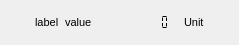
<?xml version="1.0" encoding="UTF-8"?>
<ui version="4.0">
 <class>Form</class>
 <widget class="QWidget" name="Form">
  <property name="geometry">
   <rect>
    <x>0</x>
    <y>0</y>
    <width>239</width>
    <height>43</height>
   </rect>
  </property>
  <property name="windowTitle">
   <string>Form</string>
  </property>
  <layout class="QGridLayout" name="gridLayout">
   <item row="0" column="0">
    <layout class="QHBoxLayout" name="horizontalLayout">
     <item>
      <spacer name="horizontalSpacer">
       <property name="orientation">
        <enum>Qt::Horizontal</enum>
       </property>
       <property name="sizeHint" stdset="0">
        <size>
         <width>40</width>
         <height>20</height>
        </size>
       </property>
      </spacer>
     </item>
     <item>
      <widget class="QLabel" name="lblLabel">
       <property name="font">
        <font>
         <pointsize>8</pointsize>
        </font>
       </property>
       <property name="text">
        <string>label</string>
       </property>
      </widget>
     </item>
     <item>
      <widget class="QLabel" name="lblValue">
       <property name="font">
        <font>
         <pointsize>8</pointsize>
        </font>
       </property>
       <property name="text">
        <string>value</string>
       </property>
      </widget>
     </item>
     <item>
      <widget class="QLCDNumber" name="lcdValue">
       <property name="minimumSize">
        <size>
         <width>80</width>
         <height>0</height>
        </size>
       </property>
       <property name="font">
        <font>
         <pointsize>8</pointsize>
        </font>
       </property>
       <property name="frameShape">
        <enum>QFrame::NoFrame</enum>
       </property>
       <property name="smallDecimalPoint">
        <bool>true</bool>
       </property>
       <property name="numDigits">
        <number>8</number>
       </property>
       <property name="digitCount">
        <number>8</number>
       </property>
       <property name="mode">
        <enum>QLCDNumber::Dec</enum>
       </property>
       <property name="segmentStyle">
        <enum>QLCDNumber::Flat</enum>
       </property>
       <property name="value" stdset="0">
        <double>0.000000000000000</double>
       </property>
       <property name="intValue" stdset="0">
        <number>0</number>
       </property>
      </widget>
     </item>
     <item>
      <widget class="QLabel" name="lblUnit">
       <property name="font">
        <font>
         <pointsize>8</pointsize>
        </font>
       </property>
       <property name="text">
        <string>Unit</string>
       </property>
      </widget>
     </item>
     <item>
      <spacer name="horizontalSpacer_2">
       <property name="orientation">
        <enum>Qt::Horizontal</enum>
       </property>
       <property name="sizeHint" stdset="0">
        <size>
         <width>40</width>
         <height>20</height>
        </size>
       </property>
      </spacer>
     </item>
    </layout>
   </item>
  </layout>
 </widget>
 <resources/>
 <connections/>
</ui>
